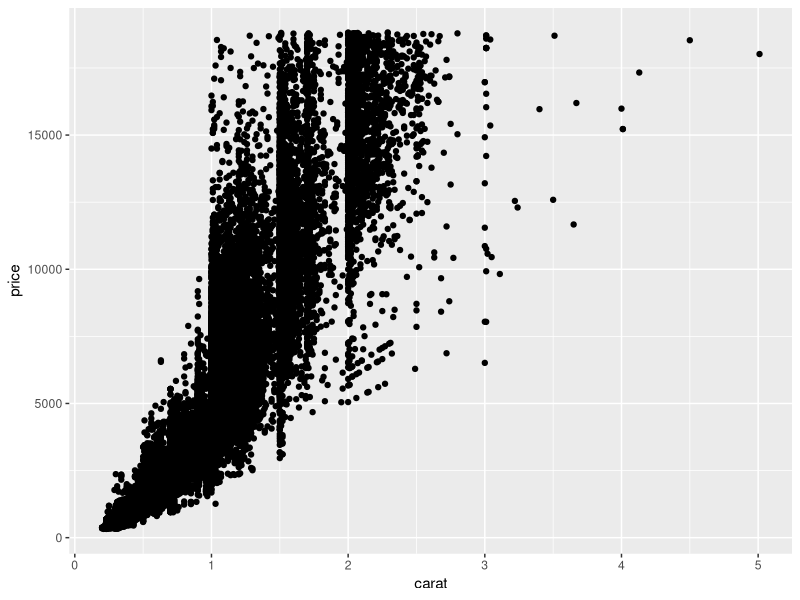
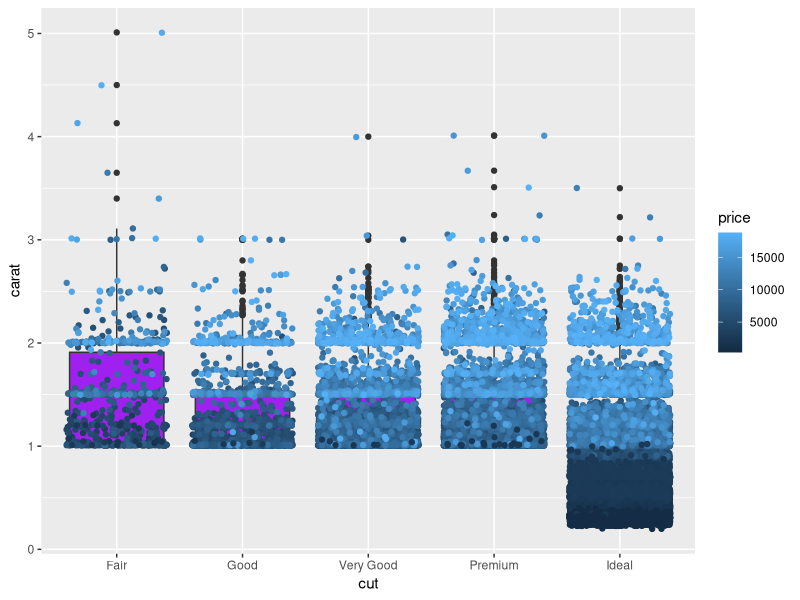
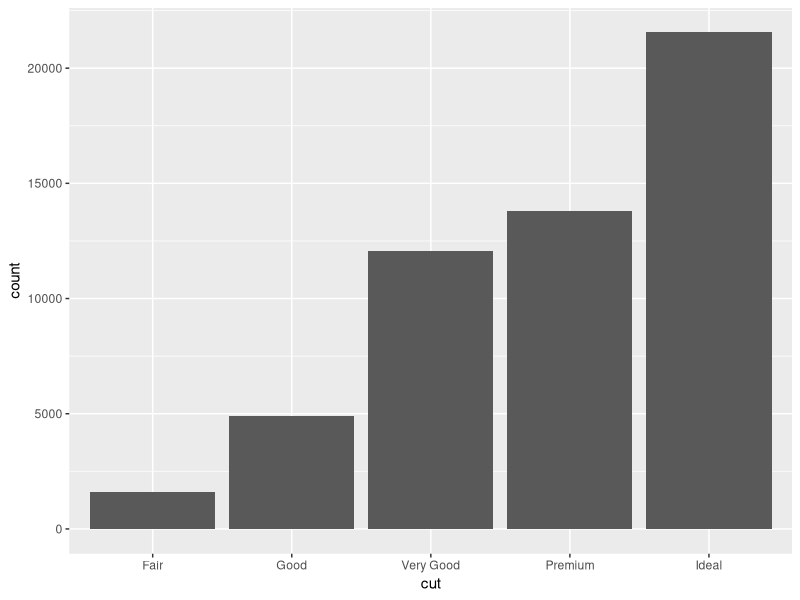

Reproduce these figures in R, in order.
## ---- chunk 1
knitr::opts_chunk$set(echo = TRUE)
## ---- chunk 2
knitr::opts_chunk$set(echo = TRUE)
library(tidyverse)
## ---- chunk 3
### In this code chunk, start with the diamonds dataset (built in to
### ggplot2 package) and create a plot of price vs. carat (or some other
### variables of your choice)

ggplot(data = diamonds, aes(x = carat, y = price)) +
  geom_point()
## ---- chunk 4
### In this code chunk, start with the diamonds dataset (built in to
### ggplot2 package) and create a subset based on filtering, e.g., 
### size greater than 1 carat or cut is "Ideal"

diamonds_filtered = diamonds %>% 
  filter(carat > 1 | cut == "Ideal")

## ---- chunk 5

ggplot(diamonds_filtered, aes(cut, carat)) + 
  geom_boxplot(fill = "purple") + 
  geom_jitter(aes(color = price))
#fixed merge conflict, kept your plot
## ---- chunk 6
ggplot(data = diamonds, aes(x = cut)) +
  geom_bar()

